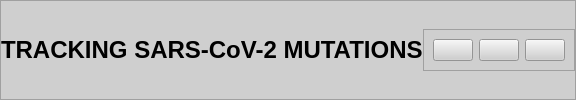
     <widget class="QFrame" name="navbar_frame">
      <property name="styleSheet">
       <string notr="true">background-color: rgb(207, 207, 207);
</string>
      </property>
      <property name="frameShape">
       <enum>QFrame::StyledPanel</enum>
      </property>
      <property name="frameShadow">
       <enum>QFrame::Raised</enum>
      </property>
      <layout class="QHBoxLayout" name="horizontalLayout">
       <property name="spacing">
        <number>0</number>
       </property>
       <property name="leftMargin">
        <number>0</number>
       </property>
       <property name="topMargin">
        <number>0</number>
       </property>
       <property name="rightMargin">
        <number>0</number>
       </property>
       <property name="bottomMargin">
        <number>0</number>
       </property>
       <item alignment="Qt::AlignRight">
        <widget class="QLabel" name="label_2">
         <property name="styleSheet">
          <string notr="true">color: rgb(0, 0, 0);</string>
         </property>
         <property name="text">
          <string>&lt;html&gt;&lt;head/&gt;&lt;body&gt;&lt;p&gt;&lt;span style=&quot; font-size:18pt; font-weight:600; color:#000000;&quot;&gt;     TRACKING SARS-CoV-2 MUTATIONS&lt;/span&gt;&lt;/p&gt;&lt;/body&gt;&lt;/html&gt;</string>
         </property>
        </widget>
       </item>
       <item alignment="Qt::AlignRight|Qt::AlignVCenter">
        <widget class="QFrame" name="frame_6">
         <property name="frameShape">
          <enum>QFrame::StyledPanel</enum>
         </property>
         <property name="frameShadow">
          <enum>QFrame::Raised</enum>
         </property>
         <layout class="QHBoxLayout" name="horizontalLayout_4">
          <item>
           <widget class="QPushButton" name="minimize_button">
            <property name="text">
             <string/>
            </property>
            <property name="icon">
             <iconset>
              <normaloff>:/icon/white_icons/minus.png</normaloff>:/icon/white_icons/minus.png</iconset>
            </property>
            <property name="iconSize">
             <size>
              <width>20</width>
              <height>20</height>
             </size>
            </property>
           </widget>
          </item>
          <item>
           <widget class="QPushButton" name="restore_button">
            <property name="text">
             <string/>
            </property>
            <property name="icon">
             <iconset>
              <normaloff>:/icon/white_icons/square.png</normaloff>:/icon/white_icons/square.png</iconset>
            </property>
           </widget>
          </item>
          <item>
           <widget class="QPushButton" name="close_button">
            <property name="text">
             <string/>
            </property>
            <property name="icon">
             <iconset>
              <normaloff>:/icon/white_icons/close-cross.png</normaloff>:/icon/white_icons/close-cross.png</iconset>
            </property>
            <property name="iconSize">
             <size>
              <width>12</width>
              <height>20</height>
             </size>
            </property>
           </widget>
          </item>
         </layout>
        </widget>
       </item>
      </layout>
     </widget>
